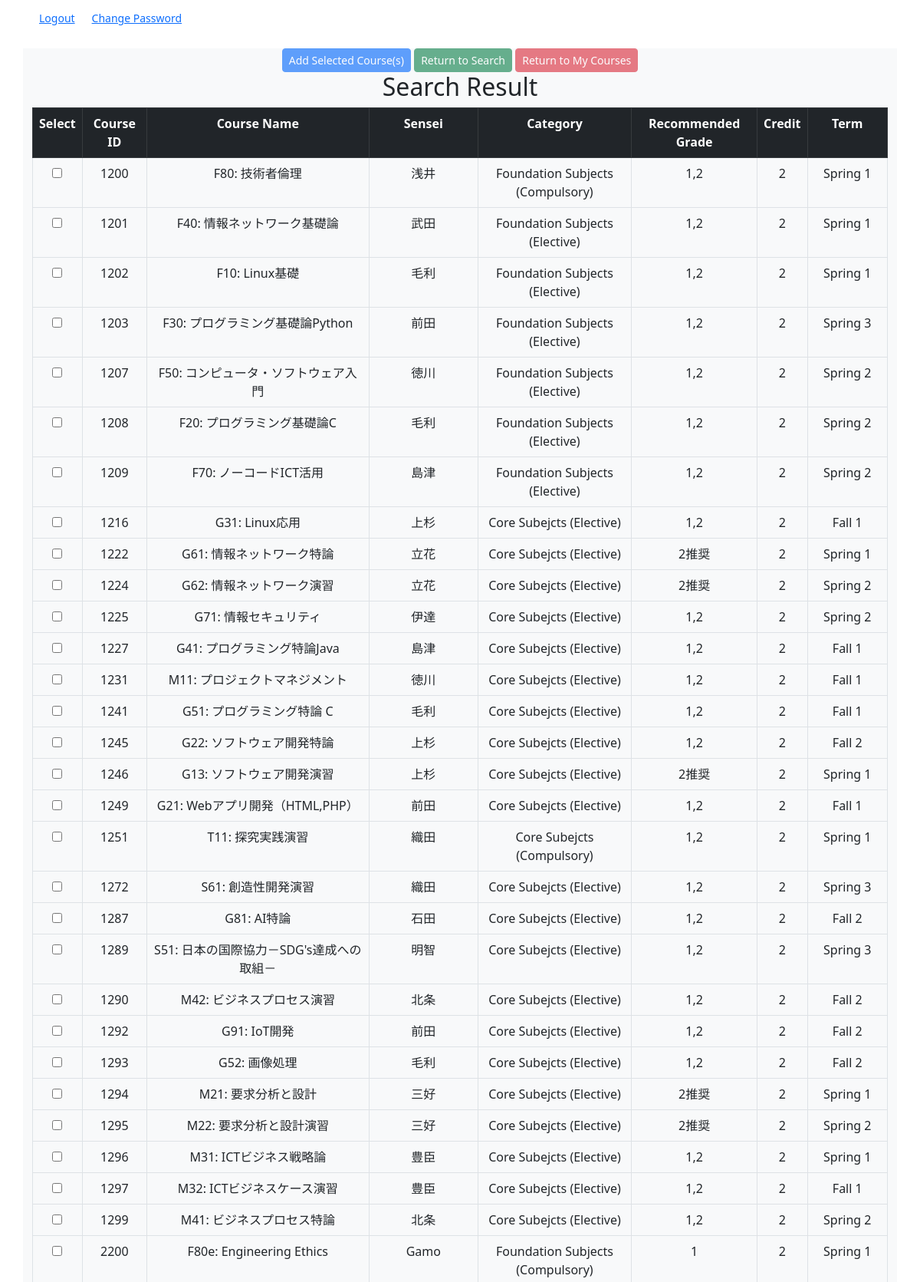
/student/result.php (upper part), run on the app's committed database.
### tables this page shows
CREATE TABLE `t_course_list` (
  `c_id` varchar(4) NOT NULL,
  `c_name` varchar(100) NOT NULL,
  `sensei` varchar(25) NOT NULL,
  `category` varchar(35) DEFAULT NULL,
  `r_grade` varchar(3) DEFAULT NULL,
  `credit` int(1) NOT NULL,
  `term` varchar(18) NOT NULL
);

### student/result.php (the view, shortened to what this page needs)
<?php
    $lan = $_POST["lan"];
    $cat = $_POST["cat"];
    $rg = $_POST["rg"];
    $cre = $_POST["cre"];
    $c_name = $_POST["c_name"];
?>
<!DOCTYPE html>
<html lang="en">
    <head>
        <link href="https://cdn.jsdelivr.net/npm/bootstrap@5.2.3/dist/css/bootstrap.min.css" rel="stylesheet"
>
    </head>
    <body>
        <?php include '../dashboard.php';?>
        <div class="container bg-light container-sm d-grid gap-1 my-4 text-center">
            <form action="add.php" method="post">
                <input class="btn btn-primary btn-sm" type="submit" id="add" disabled=true value="Add Selected Course(s)">
                <input class="btn btn-success btn-sm" type="button" id="search" disabled=true onclick="location.href='search.php';" value="Return to Search">
                <input class="btn btn-danger btn-sm" type="button" id="return" disabled=true onclick="location.href='studentboard.php';" value="Return to My Courses">
                <h2>Search Result</h2>
                <table class="table table-bordered table-hover">
                    <tr class="table-dark">
                        <th>Select</th>
                        <th>Course ID</th>
                        <th>Course Name</th>
                        <th>Sensei</th>
                        <th>Category</th>
                        <th>Recommended Grade</th>
                        <th>Credit</th>
                        <th>Term</th>
                    </tr>
                    <?php
                        try{
                            $course_list = "
                            SELECT * FROM t_course_list LEFT JOIN t_reg_list ON t_course_list.c_id = t_reg_list.c_id AND s_id = '$s_id' HAVING s_id IS NULL
                            AND instr(substr(t_course_list.c_id,1,1),'$lan') AND instr(category,'$cat') AND instr(r_grade,'$rg') AND instr(credit,'$cre') AND instr(c_name,'$c_name')
                            ";
                            $pdostatement = $pdo -> query($course_list);
                                foreach ($pdostatement as $row){
                                    echo "<tr>";
                                    echo "<td><input type='checkbox' name='add_course[]' value='".$row[0]."'></td>";
                                    echo "<td>".$row[0]."</td>";
                                    echo "<td>".$row[1]."</td>";
                                    echo "<td>".$row[2]."</td>";
                                    echo "<td>".$row[3]."</td>";
                                    echo "<td>".$row[4]."</td>";
                                    echo "<td>".$row[5]."</td>";
                                    echo "<td>".$row[6]."</td>";
                                    echo "</tr>";
                                }
                            }catch (PDOException $e){
                            echo "Error message:".$e -> getMessage();
                        }
                    ?>
                </table>
            </form>
        </div>
    </body>
</html>

### data on the page
t_course_list: c_id "1200", c_name "F80: 技術者倫理", sensei "浅井", category "Foundation Subjects (Compulsory)", r_grade "1,2", credit "2", term "Spring 1"
t_course_list: c_id "1201", c_name "F40: 情報ネットワーク基礎論", sensei "武田", category "Foundation Subjects (Elective)", r_grade "1,2", credit "2", term "Spring 1"
t_course_list: c_id "1202", c_name "F10: Linux基礎", sensei "毛利", category "Foundation Subjects (Elective)", r_grade "1,2", credit "2", term "Spring 1"
t_course_list: c_id "1203", c_name "F30: プログラミング基礎論Python", sensei "前田", category "Foundation Subjects (Elective)", r_grade "1,2", credit "2", term "Spring 3"
t_course_list: c_id "1207", c_name "F50: コンピュータ・ソフトウェア入門", sensei "徳川", category "Foundation Subjects (Elective)", r_grade "1,2", credit "2", term "Spring 2"
t_course_list: c_id "1208", c_name "F20: プログラミング基礎論C", sensei "毛利", category "Foundation Subjects (Elective)", r_grade "1,2", credit "2", term "Spring 2"
t_course_list: c_id "1209", c_name "F70: ノーコードICT活用", sensei "島津", category "Foundation Subjects (Elective)", r_grade "1,2", credit "2", term "Spring 2"
t_course_list: c_id "1216", c_name "G31: Linux応用", sensei "上杉", category "Core Subejcts (Elective)", r_grade "1,2", credit "2", term "Fall 1"
t_course_list: c_id "1222", c_name "G61: 情報ネットワーク特論", sensei "立花", category "Core Subejcts (Elective)", r_grade "2推奨", credit "2", term "Spring 1"
t_course_list: c_id "1224", c_name "G62: 情報ネットワーク演習", sensei "立花", category "Core Subejcts (Elective)", r_grade "2推奨", credit "2", term "Spring 2"
t_course_list: c_id "1225", c_name "G71: 情報セキュリティ", sensei "伊達", category "Core Subejcts (Elective)", r_grade "1,2", credit "2", term "Spring 2"
t_course_list: c_id "1227", c_name "G41: プログラミング特論Java", sensei "島津", category "Core Subejcts (Elective)", r_grade "1,2", credit "2", term "Fall 1"
t_course_list: c_id "1231", c_name "M11: プロジェクトマネジメント", sensei "徳川", category "Core Subejcts (Elective)", r_grade "1,2", credit "2", term "Fall 1"
t_course_list: c_id "1241", c_name "G51: プログラミング特論 C", sensei "毛利", category "Core Subejcts (Elective)", r_grade "1,2", credit "2", term "Fall 1"
t_course_list: c_id "1245", c_name "G22: ソフトウェア開発特論", sensei "上杉", category "Core Subejcts (Elective)", r_grade "1,2", credit "2", term "Fall 2"
t_course_list: c_id "1246", c_name "G13: ソフトウェア開発演習", sensei "上杉", category "Core Subejcts (Elective)", r_grade "2推奨", credit "2", term "Spring 1"
t_course_list: c_id "1249", c_name "G21: Webアプリ開発（HTML,PHP）", sensei "前田", category "Core Subejcts (Elective)", r_grade "1,2", credit "2", term "Fall 1"
t_course_list: c_id "1251", c_name "T11: 探究実践演習", sensei "織田", category "Core Subejcts (Compulsory)", r_grade "1,2", credit "2", term "Spring 1"
t_course_list: c_id "1272", c_name "S61: 創造性開発演習", sensei "織田", category "Core Subejcts (Elective)", r_grade "1,2", credit "2", term "Spring 3"
t_course_list: c_id "1287", c_name "G81: AI特論", sensei "石田", category "Core Subejcts (Elective)", r_grade "1,2", credit "2", term "Fall 2"
t_course_list: c_id "1289", c_name "S51: 日本の国際協力－SDG's達成への取組－", sensei "明智", category "Core Subejcts (Elective)", r_grade "1,2", credit "2", term "Spring 3"
t_course_list: c_id "1290", c_name "M42: ビジネスプロセス演習", sensei "北条", category "Core Subejcts (Elective)", r_grade "1,2", credit "2", term "Fall 2"
t_course_list: c_id "1292", c_name "G91: IoT開発", sensei "前田", category "Core Subejcts (Elective)", r_grade "1,2", credit "2", term "Fall 2"
t_course_list: c_id "1293", c_name "G52: 画像処理", sensei "毛利", category "Core Subejcts (Elective)", r_grade "1,2", credit "2", term "Fall 2"
t_course_list: c_id "1294", c_name "M21: 要求分析と設計", sensei "三好", category "Core Subejcts (Elective)", r_grade "2推奨", credit "2", term "Spring 1"
t_course_list: c_id "1295", c_name "M22: 要求分析と設計演習", sensei "三好", category "Core Subejcts (Elective)", r_grade "2推奨", credit "2", term "Spring 2"
t_course_list: c_id "1296", c_name "M31: ICTビジネス戦略論", sensei "豊臣", category "Core Subejcts (Elective)", r_grade "1,2", credit "2", term "Spring 1"
t_course_list: c_id "1297", c_name "M32: ICTビジネスケース演習", sensei "豊臣", category "Core Subejcts (Elective)", r_grade "1,2", credit "2", term "Fall 1"
t_course_list: c_id "1299", c_name "M41: ビジネスプロセス特論", sensei "北条", category "Core Subejcts (Elective)", r_grade "1,2", credit "2", term "Spring 2"
t_course_list: c_id "2200", c_name "F80e: Engineering Ethics", sensei "Gamo", category "Foundation Subjects (Compulsory)", r_grade "1", credit "2", term "Spring 1"
